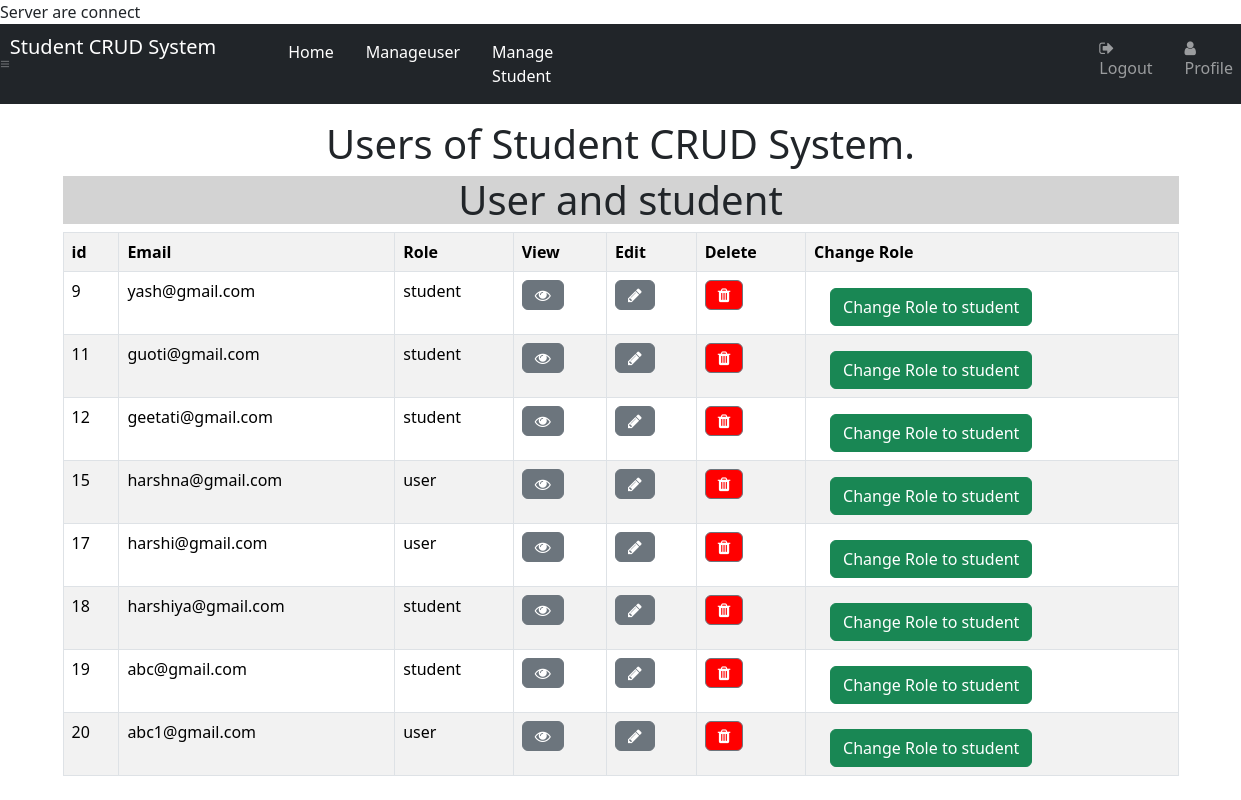
The app's page /manage_user_adm.php (signed in) with its own data.
### tables this page shows
CREATE TABLE `user` (
  `id` int(5) NOT NULL,
  `city` varchar(255) NOT NULL,
  `class` enum('','1','2','3','4','5','6','7','8','9','10','11','12') NOT NULL,
  `section` enum('','A','B','C') NOT NULL,
  `country` varchar(255) NOT NULL,
  `email` varchar(255) NOT NULL,
  `name` varchar(255) NOT NULL,
  `Role` enum('user','teacher','admin','student','admission') NOT NULL DEFAULT 'user',
  `userimage` varchar(255) NOT NULL,
  `password` varchar(255) NOT NULL,
  `subject` enum('physics','maths','chemestry') NOT NULL,
  `state` varchar(255) NOT NULL,
  `rollno` int(20) NOT NULL
);

### manage_user_adm.php (the view, shortened to what this page needs)
<?php
include'dbcon.php';
?>
<html>
<head>
   <link rel="stylesheet" type="text/css" href="css/bootstrap.min.css">
   <link  rel="stylesheet" href="style.css" type="text/css">
   <link rel="stylesheet" href="https://cdnjs.cloudflare.com/ajax/libs/font-awesome/4.7.0/css/font-awesome.min.css">
 </head>
 <body>
        <nav class="navbar navbar-expand bg-dark navbar-dark">
      <span class="navbar-toggler-icon"></span>
      <div class="collapse-navbar-collapse" id="myMenu">
        <ul class="navbar-nav ">
            <li class="nav-item" id="brand">
                <a class="navbar-brand" href="login.php" >Student CRUD System</a>
            </li>
            <li class="nav-item" id="hm">
                <a class="nav-link ms-3 active" href="admin.php"></a>
            </li>
            <li class="nav-item" id="hm">
                <a class="nav-link ms-3 active" href="admission.php">Home</a>
            </li>
            <li class="nav-item" id="hm">
                <a class="nav-link ms-3 active" href="manage_user_adm.php">Manageuser</a>
            </li>
            <li class="nav-item" id="hm">
                <a class="nav-link ms-3 active" href="manage_student_adm.php">Manage Student</a>
            </li>
            <li class="nav-item" id="hm">
                <a class="nav-link ms-3 active" href=""></a>
            </li>
            <li class="nav-item" id="hm">
                <a class="nav-link mr-3 active" href=""></a>
            </li>
            <li class="nav-item" id="hm">
                <a class="nav-link mr-3 active" href=""></a>
            </li>
             <li class="nav-item" id="lgout">
                <a class="nav-link ms-3" href="logout.php"><i class="fa fa-sign-out"></i>Logout</a>
            </li>
            <li class="nav-item" id="prfa">
                <a class="nav-link ms-3" href="useraccountadmission.php"><i class="fa fa-user"></i> Profile</a>
            </li>
        </ul>
      </div>
    </nav>
    <div class="container">
  <h1 class="mt-3 text-center">Users of Student CRUD System.</h1>
  <div class="col-lg-12">
     <h1 style="background-color:lightgrey" align="center"> User and student</h1>
     <table class="table table-striped table-hover table-bordered">
     <tr>
      <th style="color:black">id</th>
      <th style="color: black">Email</th>
      <th style="color: black">Role</th>
      <th style="color: black">View</th>
      <th style="color: black">Edit</th>
      <th style="color: black">Delete</th>
      <th style="color: black">Change Role</th>
    </tr>
   <?php
   $sql="SELECT * from user WHERE Role='user' or Role='student' ORDER by id ASC";
   $result=mysqli_query($con,$sql);
   while($row=mysqli_fetch_array($result))
    {
?>
     <tr>
      <td><?php echo $row['id']?></td>
      <td><?php echo $row['email']?></td>
      <td><?php echo $row['Role']?></td>
     <td><?php  echo '<a href="read1.php?id='. $row['id'] .'" class="mr-3 btn btn-secondary" title="View Details" data-toggle="tooltip"><span class="fa fa-eye"></span></a>'?></td>
     <td><?php  echo '<a href="update_admission.php?id='. $row['id'] .'" class="mr-3 btn btn-secondary" title="Edit Details" data-toggle="tooltip"><span class="fa fa-pencil"></span></a>'?></td>
     <td> <?php echo '<a href="javascript:void(0)" title="Change Status" class="mr-3 btn btn-secondary delete_btn_ajax btn" data-toggle="tooltip" style="background-color:red"><span class="fa fa-trash" style="background-color:red"></span></a>' ?>
    <?php echo '<input type="hidden" class="delete_id_value" value='.$row["id"].'>' ?></td>
   <td>
     <?php echo  '<a href="javascript:void(0)" title="Change Status" class="student_btn_ajax btn btn-success ms-3 mt-2" data-toggle="tooltip">Change Role to student</a>';?>
   </td>
  </tr>
     <?php
    }
             ?>
</body>
</html>

### style.css (style rules this page uses)
#lgout { margin-left:450px; }

### records on screen
user: id "9", email "yash@gmail.com", Role "student"
user: id "11", email "guoti@gmail.com", Role "student"
user: id "12", email "geetati@gmail.com", Role "student"
user: id "15", email "harshna@gmail.com", Role "user"
user: id "17", email "harshi@gmail.com", Role "user"
user: id "18", email "harshiya@gmail.com", Role "student"
user: id "19", email "abc@gmail.com", Role "student"
user: id "20", email "abc1@gmail.com", Role "user"
